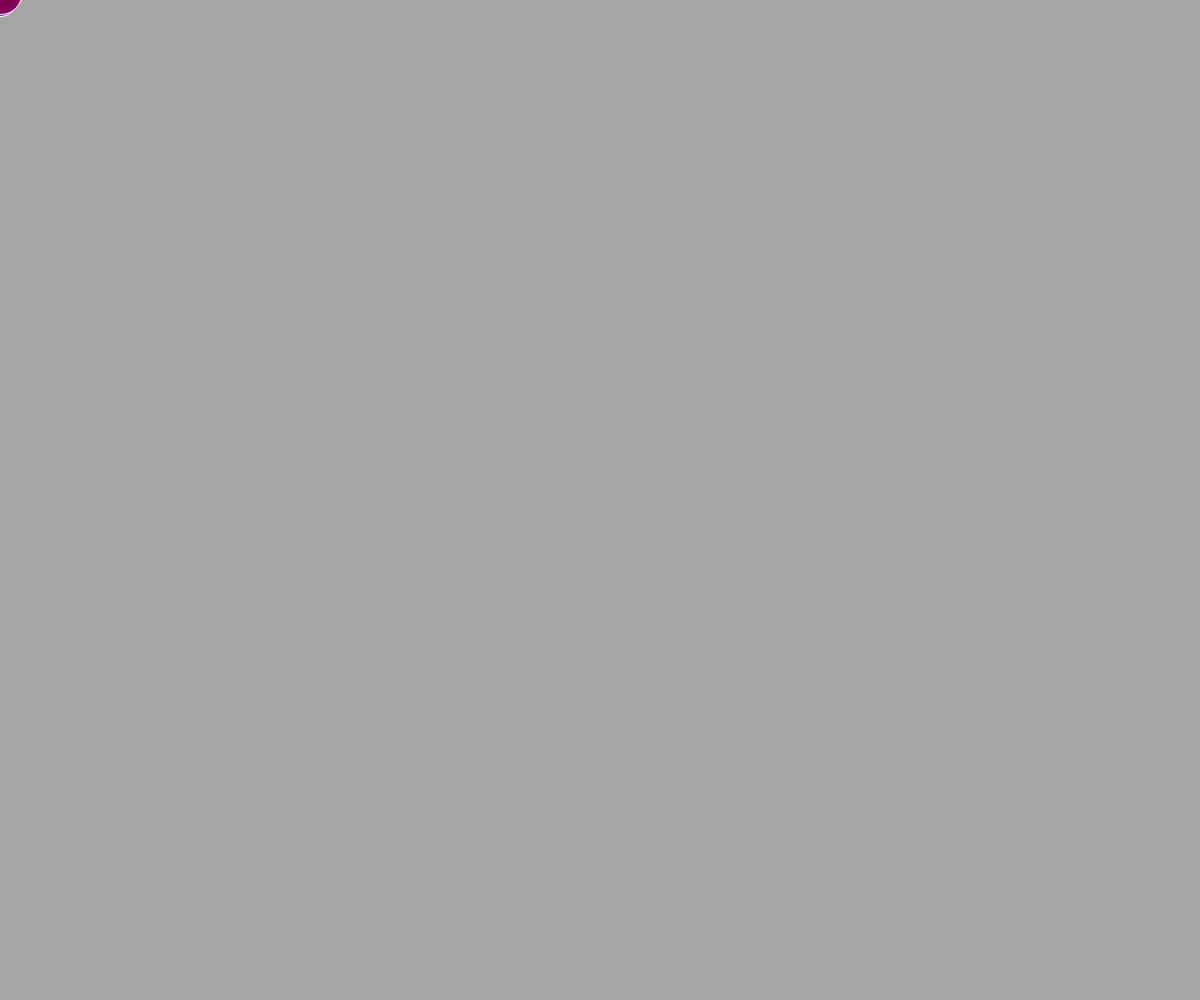
Frame 1 (no input)
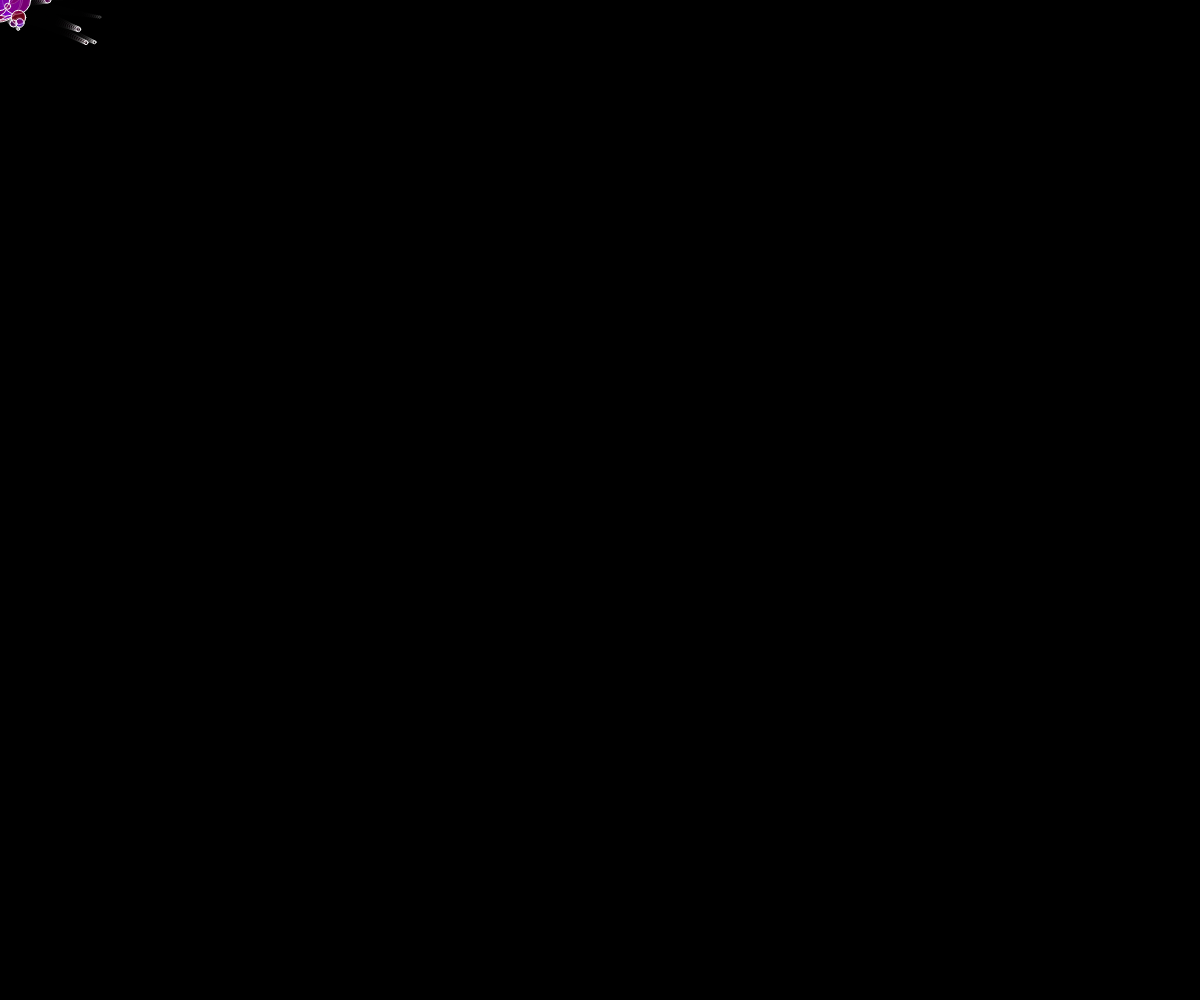
Frame 60 (no input)
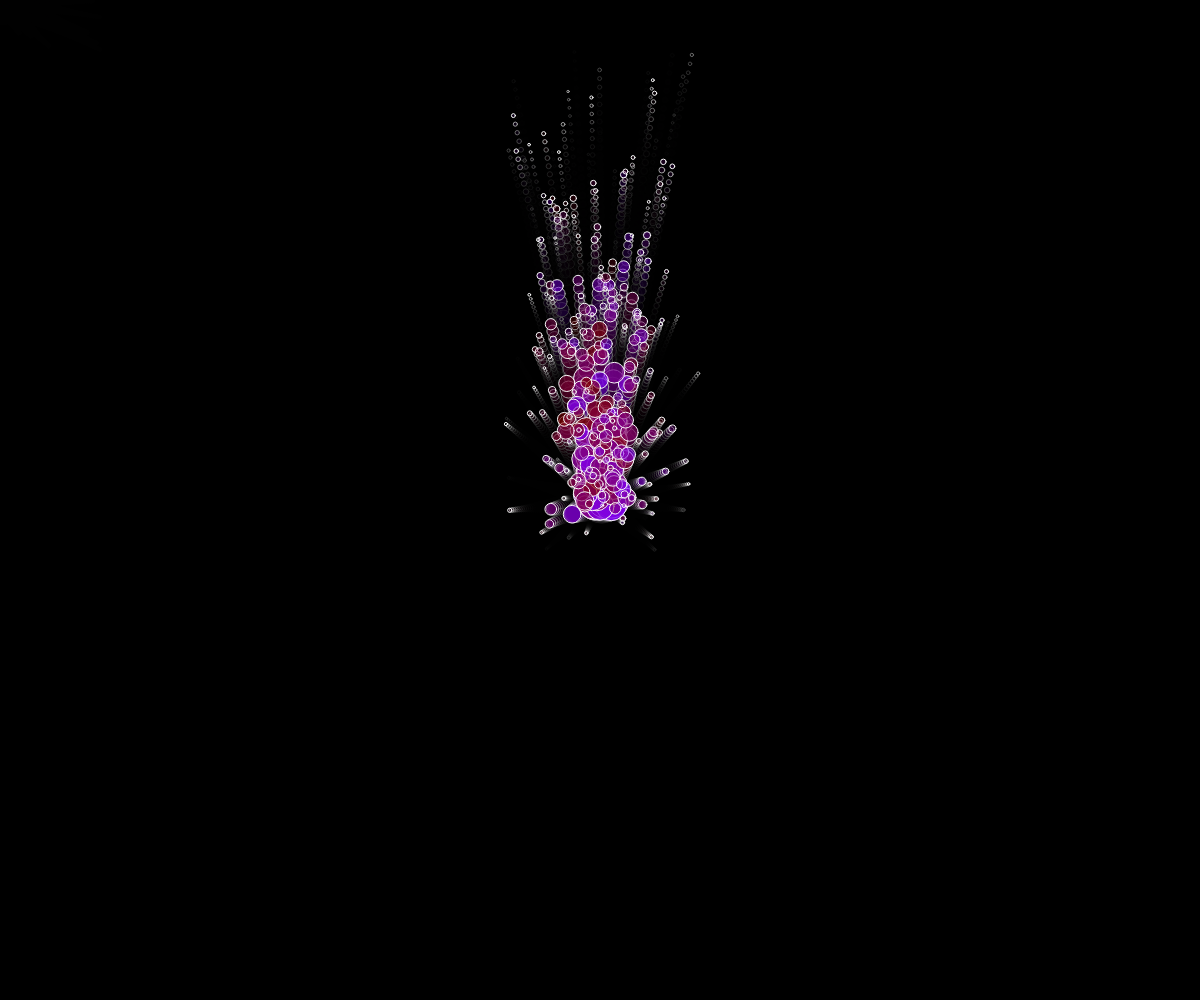
Frame 120 (the mouse pressed at the canvas centre since frame 60)

The p5.js sketch that drew these frames (run headless with seeded random() and noise() and a simulated clock; from frame 60 on, the mouse is pressed at the canvas centre):

// p5.js sketch
// ── sketch.js
let particulas = [];

function setup() {
  createCanvas(windowWidth, windowHeight);
  noStroke();
}

function draw() {
  background(0, 90);

  for (let i = 0; i < 6; i++) {
    let nuevaParticula = new Particula(mouseX, mouseY);
    particulas.push(nuevaParticula);
  }

  // Actualizar y mostrar las burbujas
  for (let i = particulas.length - 1; i >= 0; i--) {
    particulas[i].update();
    particulas[i].display();

    // Eliminar partículas que ya no son visibles
    if (particulas[i].transparencia <= 0) {
      particulas.splice(i, 1);
    }
  }
}

// // Clase para las burbujas
// class Particula {
//   constructor(x, y) {
//     this.posx = x;
//     this.posy = y;
//     this.vel = createVector(random(-2, 2), random(1, -9)); // Movimiento hacia arriba y algo lateral
//     this.tamano = random(30, 50); // Tamaño al azar
//     this.transparencia = 250; // Comienza totalmente opaca
//     this.color = [128, 0, random(255, 0), 0]; // Colores
//   }

//   // Actualizar la partícula
//   update() {
//     this.posx += this.vel.x; // Mover en el eje x
//     this.posy += this.vel.y; // Mover en el eje y (hacia arriba)
//     this.transparencia -= 5; // Reducir la transparencia gradualmente
//     this.tamano *= 0.95; // Reducir el tamaño lentamente para dar el efecto de desvanecimiento
//   }

//   // Mostrar la partícula
//   display() {
//     stroke(250);
//     fill(this.color[0], this.color[1], this.color[2], this.transparencia); // Usar color con transparencia
//     ellipse(this.posx, this.posy, this.tamano); // Dibujar la partícula como un círculo
//   }
// }

// ── particula.js
// Clase para las burbujas
class Particula {
  constructor(x, y) {
    this.posx = x;
    this.posy = y;
    this.vel = createVector(random(-2, 2), random(1, -9)); // Movimiento hacia arriba y algo lateral
    this.tamano = random(30, 50); // Tamaño al azar
    this.transparencia = 250; // Comienza totalmente opaca
    this.color = [128, 0, random(255, 0), 0]; // Colores
  }

  // Actualizar la partícula
  update() {
    this.posx += this.vel.x; // Mover en el eje x
    this.posy += this.vel.y; // Mover en el eje y (hacia arriba)
    this.transparencia -= 5; // Reducir la transparencia gradualmente
    this.tamano *= 0.95; // Reducir el tamaño lentamente para dar el efecto de desvanecimiento
  }

  // Mostrar la partícula
  display() {
    stroke(250);
    fill(this.color[0], this.color[1], this.color[2], this.transparencia); // Usar color con transparencia
    ellipse(this.posx, this.posy, this.tamano); // Dibujar la partícula como un círculo
  }
}

// ── style.css
html,
body {
  background-color: #000000e1;
  font-family: "Courier New", Courier, monospace;
}

h1 {
  color: beige;
  font-size: 2.5rem;
}

.main {
  padding: 1rem;
  display: flex;
  align-items: center;
  justify-content: center;
}

.container {
  padding: 3rem;
}

a {
  color: rgb(218, 188, 221);
  text-decoration: none;
  display: block;
  padding: 1rem;
  text-align: center;
  font-size: 1.3rem;
  border: 1px solid rgb(109, 54, 114);
  border-radius: 10px;
}

.boton {
  margin-block: 1.5rem;
}

a:hover {
  background-color: rgb(82, 37, 83);
  transform: scale(1.1);
  box-shadow: 0px 5px 10px rgb(121, 74, 126);
}
